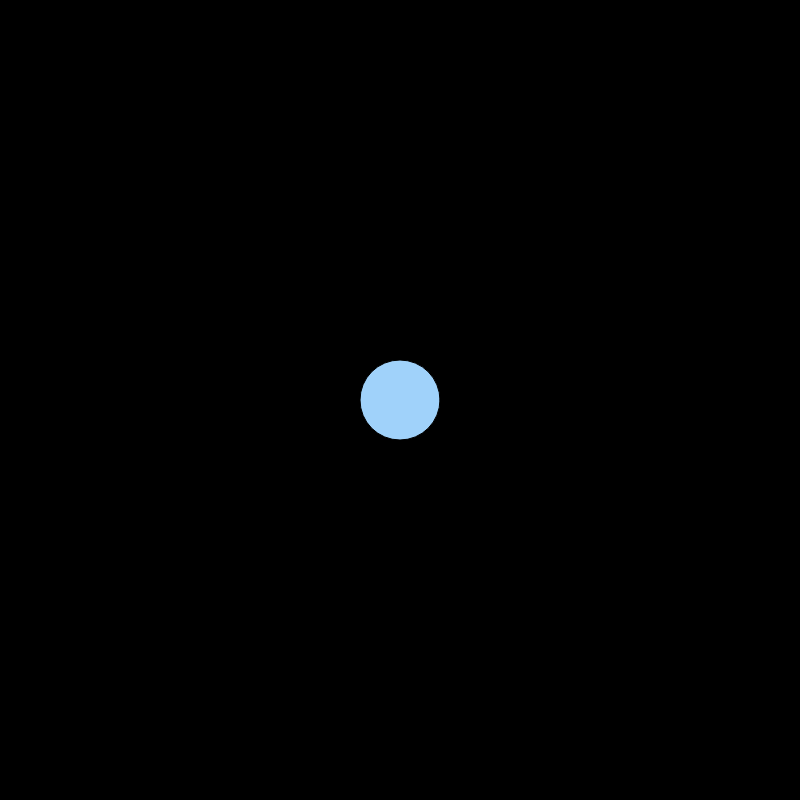
Frame 1 (no input)
Frame 60 (no input): identical to frame 1, image omitted
Frame 120 (the mouse pressed at the canvas centre since frame 60): identical to frame 1, image omitted

The p5.js sketch that drew this single still picture (run headless with seeded random() and noise() and a simulated clock; from frame 60 on, the mouse is pressed at the canvas centre):

// p5.js sketch
// ── sketch.js
let phase=0;
let sec=0;
let tick=false;
let core;
let proj1;

function setup() {
  createCanvas(800,800);
  core=new Core(160,210,250);
  proj1=new Projectile(20);
}

function draw() {
	background(0);
  if (frameCount%60==0){
  	sec++;
  	tick=true;
  }
  else{
  	tick=false;
  }

  core.display();

  
  if (sec==2){
  	core.changeHue(200,0,0);
  	core.vibrate(10);
  }
  else{
  	core.recenter();
  }

  if (sec==4){
  	proj1.display();
  	proj1.fire();
  }
}

function intersect(c = new Core(r_,g_,b_), p = new Projectile(speed)){

}
// ── classes.js
class Core {

	constructor(r_, g_, b_){
		this.x=width/2;
		this.y=height/2;
		this.color=color(r_,g_,b_);
		this.size=80;
	}

	display(){
		fill(this.color);
		ellipse(this.x,this.y,this.size,this.size);
	}

	changeHue(xr,xg,xb){
		this.color=color(xr,xg,xb);
	}

	vibrate(intensity){
		this.x=width/2+random(-intensity,intensity);
		this.y=height/2+random(-intensity,intensity);
	}
	
	recenter(){
		this.x=width/2;
		this.y=height/2;
	}

	changeSize(newSize){
		this.size=newSize;
	}
}




class Projectile{

	constructor(speed){
		this.pos=createVector(0,height/2);
		this.speed=createVector(speed,0);
		this.opacity=255;
	}

	display(){
		fill(150,0,0,this.opacity);
		ellipse(this.pos.x,this.pos.y,40,40)
	}

	fire(){
		this.pos.add(this.speed);
	}
}
